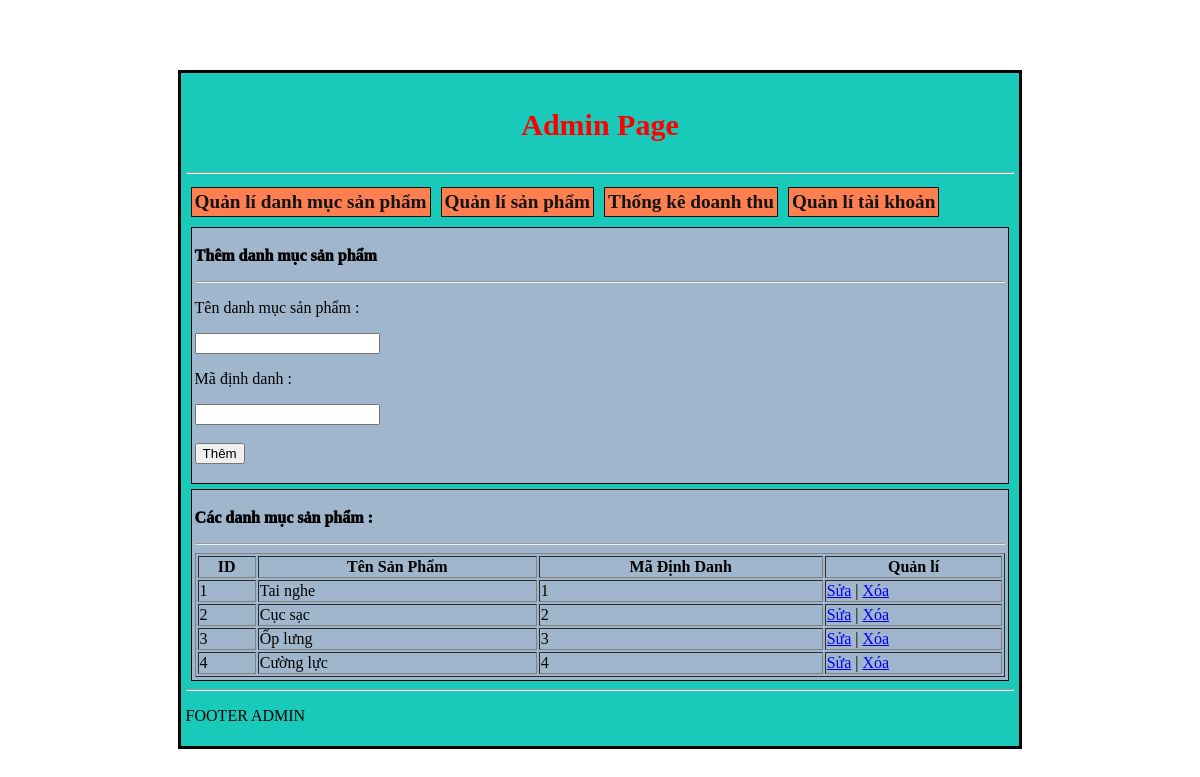
The page /admincp/index.php?action=qldanhmucsp on the database its author committed.
### tables this page shows
CREATE TABLE `danhmucsp` (
  `id_danhmuc` int(11) NOT NULL,
  `tendanhmuc` varchar(255) NOT NULL,
  `thutu` int(11) NOT NULL
);

### admincp/modules/quanlidanhmucsp/lietkesp.php (the view)
<?php
    $lietke_danhmucsp = "SELECT * FROM danhmucsp";
    $lietke_result = mysqli_query($mysqli, $lietke_danhmucsp);
?>
<div class="themsp">
    <p class="themdanhmuc">Các danh mục sản phẩm :</p><hr>
    <table border="1px" width="100%">
        <tr>
            <th>ID</th>
            <th>Tên Sản Phẩm</th>
            <th>Mã Định Danh</th>
            <th>Quản lí</th>
        </tr>
        <?php
            $i = 0;
            while ($row = mysqli_fetch_array($lietke_result)){
                $i++;
        ?>
            <tr>
                <td><?php echo $i; ?></td>
                <td><?php echo $row['tendanhmuc']; ?></td>
                <td><?php echo $row['thutu']; ?></td>
                <td>
                    <a href="index.php?action=suadanhmuc&iddanhmuc=<?php echo $row['id_danhmuc'] ?>">Sửa</a> | <a href="modules/quanlidanhmucsp/xuli.php?action=xoadanhmuc&iddanhmuc=<?php echo $row['id_danhmuc'] ?>">Xóa</a>
                </td>
            </tr>
        <?php
            }
        ?>
    </table>
</div>

### admincp/css/style.css (style rules this page uses)
body { background-image: url('../../Frontend/images/dang.jpg'); }
.themsp { border: 1px solid black; margin: 5px; padding: 3px; background-color: rgb(159, 182, 204); }
.themdanhmuc { font-weight: 1000; }

### rows shown on the page
danhmucsp: tendanhmuc "Tai nghe", thutu "1"
danhmucsp: tendanhmuc "Cục sạc", thutu "2"
danhmucsp: tendanhmuc "Ốp lưng", thutu "3"
danhmucsp: tendanhmuc "Cường lực", thutu "4"
